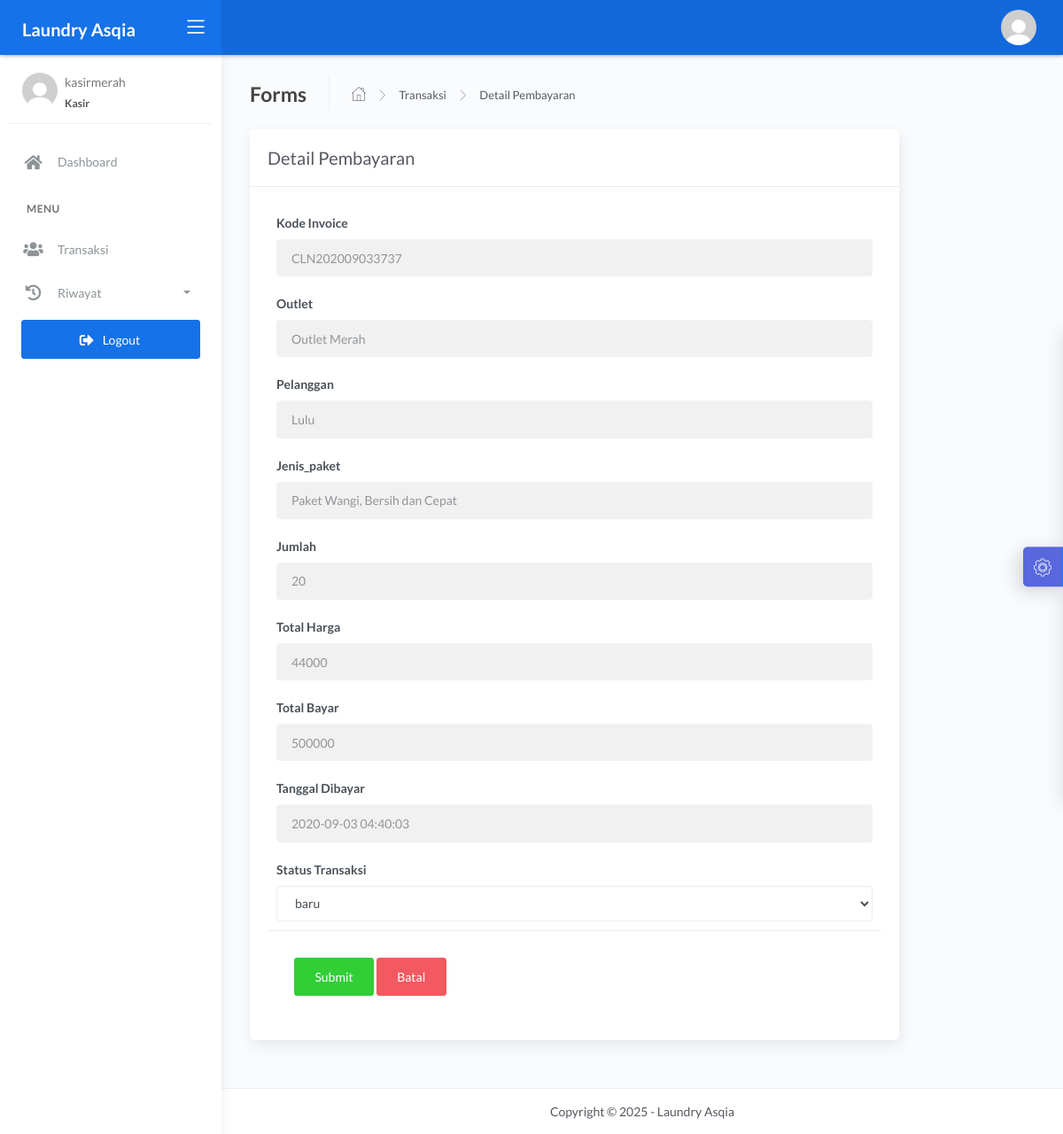
Page /kasir/detail.php?id=36 (signed in) on the committed database.
### tables this page shows
CREATE TABLE `transaksi` (
  `id_transaksi` INT(11) NOT NULL AUTO_INCREMENT,
  `outlet_id` INT(11) NOT NULL,
  `kode_invoice` VARCHAR(50) NOT NULL,
  `id_pelanggan` INT(11) NOT NULL,
  `tgl` DATETIME NOT NULL DEFAULT CURRENT_TIMESTAMP,
  `batas_waktu` DATETIME NOT NULL,
  `tgl_pembayaran` DATETIME DEFAULT NULL,
  `biaya_tambahan` INT(11) NOT NULL DEFAULT 0,
  `diskon` DECIMAL(5,2) NOT NULL DEFAULT 0.00,
  `pajak` INT(11) NOT NULL DEFAULT 0,
  `status` ENUM('baru','proses','selesai','diambil') NOT NULL DEFAULT 'baru',
  `status_bayar` ENUM('dibayar','belum') NOT NULL DEFAULT 'belum',
  `antar_jemput` ENUM('gratis','bayar','ambil_sendiri') NOT NULL DEFAULT 'ambil_sendiri',
  `id_user` INT(11) DEFAULT NULL,
  PRIMARY KEY (`id_transaksi`),
  KEY `id_pelanggan` (`id_pelanggan`),
  KEY `outlet_id` (`outlet_id`),
  KEY `id_user` (`id_user`)
);

CREATE TABLE `outlet` (
  `id_outlet` int(11) NOT NULL,
  `nama_outlet` varchar(228) DEFAULT NULL,
  `alamat_outlet` text DEFAULT NULL,
  `telp_outlet` varchar(15) DEFAULT NULL
);

CREATE TABLE `pelanggan` (
  `id_pelanggan` int(11) NOT NULL,
  `nama_pelanggan` varchar(228) NOT NULL,
  `alamat_pelanggan` text NOT NULL,
  `jenis_kelamin` enum('L','P') NOT NULL,
  `telp_pelanggan` varchar(15) NOT NULL,
  `no_ktp` varchar(30) NOT NULL
);

CREATE TABLE `paket_cuci` (
  `id_paket` int(11) NOT NULL,
  `jenis_paket` enum('kiloan','satuan','jumbo') NOT NULL,
  `nama_paket` varchar(228) NOT NULL,
  `harga` int(11) NOT NULL,
  `outlet_id` int(11) NOT NULL
);

CREATE TABLE `detail_transaksi` (
  `id_detail` int(11) NOT NULL,
  `id_transaksi` int(11) NOT NULL,
  `id_paket` int(11) DEFAULT NULL,
  `qty` double NOT NULL,
  `total_harga` double NOT NULL,
  `keterangan` text NOT NULL,
  `total_bayar` int(11) NOT NULL
);

### kasir/detail.php (the view, shortened to what this page needs)
<?php
$title = 'Detail Pembayaran';
require 'koneksi.php';
$status = [
    'baru',
    'proses',
    'selesai',
    'diambil'
];
$id = $_GET['id'];
$query = mysqli_query($conn, "SELECT transaksi.*, pelanggan.nama_pelanggan, detail_transaksi.*, outlet.nama_outlet, paket_cuci.nama_paket FROM transaksi INNER JOIN pelanggan ON pelanggan.id_pelanggan = transaksi.id_pelanggan INNER JOIN detail_transaksi ON detail_transaksi.id_transaksi = transaksi.id_transaksi INNER JOIN outlet ON outlet.id_outlet = transaksi.outlet_id INNER JOIN paket_cuci ON paket_cuci.outlet_id = transaksi.outlet_id WHERE transaksi.id_transaksi = '$id'");
$data = mysqli_fetch_assoc($query);
require 'header.php';
?>
<div class="content">
    <div class="page-inner">
        <div class="page-header">
            <h4 class="page-title">Forms</h4>
            <ul class="breadcrumbs">
                <li class="nav-home">
                    <a href="index.php">
                        <i class="flaticon-home"></i>
                    </a>
                </li>
                <li class="separator">
                    <i class="flaticon-right-arrow"></i>
                </li>
                <li class="nav-item">
                    <a href="transaksi.php">Transaksi</a>
                </li>
                <li class="separator">
                    <i class="flaticon-right-arrow"></i>
                </li>
                <li class="nav-item">
                    <a href="#"><?= $title; ?></a>
                </li>
            </ul>
        </div>
        <div class="row">
            <div class="col-md-10">
                <div class="card">
                    <div class="card-header">
                        <div class="card-title"><?= $title; ?></div>
                    </div>
                    <form action="" method="POST">
                        <div class="card-body">
                            <div class="form-group">
                                <label for="largeInput">Kode Invoice</label>
                                <input type="text" name="kode_invoice" class="form-control form-control" id="defaultInput" value="<?= $data['kode_invoice']; ?>" readonly>
                            </div>
                            <div class="form-group">
                                <label for="largeInput">Outlet</label>
                                <input type="text" name="" class="form-control form-control" id="defaultInput" value="<?= $data['nama_outlet']; ?>" readonly>
                            </div>
                            <div class="form-group">
                                <label for="largeInput">Pelanggan</label>
                                <input type="text" name="" class="form-control form-control" id="defaultInput" value="<?= $data['nama_pelanggan']; ?>" readonly>
                            </div>
                            <div class="form-group">
                                <label for="largeInput">Jenis_paket</label>
                                <input type="text" name="" class="form-control form-control" id="defaultInput" value="<?= $data['nama_paket']; ?>" readonly>
                            </div>
                            <div class="form-group">
                                <label for="largeInput">Jumlah</label>
                                <input type="text" name="qty" class="form-control form-control" id="defaultInput" value="<?= $data['qty']; ?>" readonly>
                            </div>
                            <div class="form-group">
                                <label for="largeInput">Total Harga</label>
                                <input type="text" name="biaya_tambahan" class="form-control form-control" id="defaultInput" value="<?= $data['total_harga']; ?>" readonly>
                            </div>
                            <?php if ($data['total_bayar'] > 0) : ?>
                                <div class="form-group">
                                    <label for="largeInput">Total Bayar</label>
                                    <input type="text" name="biaya_tambahan" class="form-control form-control" id="defaultInput" value="<?= $data['total_bayar']; ?>" readonly>
                                </div>
                                <div class="form-group">
                                    <label for="largeInput">Tanggal Dibayar</label>
                                    <input type="text" name="biaya_tambahan" class="form-control form-control" id="defaultInput" value="<?= $data['tgl_pembayaran']; ?>" readonly>
                                </div>
                            <?php endif; ?>
                            <div class="form-group">
                                <label for="">Status Transaksi</label>
                                <select name="status" class="form-control form-control" id="defaultSelect">
                                    <?php foreach ($status as $key) : ?>
                                        <?php if ($key == $data['status']) : ?>
                                            <option value="<?= $key ?>" selected><?= $key ?></option>
                                        <?php endif ?>
                                    <?php endforeach ?>
                                </select>
                            </div>
                            <div class="card-action">
                                <button type="submit" name="btn-simpan" class="btn btn-success">Submit</button>
                                <a href="javascript:void(0)" onclick="window.history.back();" class="btn btn-danger">Batal</a>
                            </div>
                    </form>
                </div>
            </div>
        </div>
    </div>
</div>
<?php require 'footer.php'; ?>

### rows in the picture
transaksi: kode_invoice "CLN202009033737", biaya_tambahan "2020-09-03 04:40:03", status "baru"
outlet: nama_outlet "Outlet Merah"
pelanggan: nama_pelanggan "Lulu"
paket_cuci: nama_paket "Paket Wangi, Bersih dan Cepat"
detail_transaksi: qty "20", biaya_tambahan "44000", biaya_tambahan "500000"

### other values in the picture
$_SESSION['username'] "kasirmerah"
$title "Detail Pembayaran"
